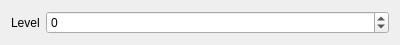
<?xml version="1.0" encoding="UTF-8"?>
<ui version="4.0">
 <class>DeeprapWidget</class>
 <widget class="QWidget" name="DeeprapWidget">
  <property name="geometry">
   <rect>
    <x>0</x>
    <y>0</y>
    <width>400</width>
    <height>41</height>
   </rect>
  </property>
  <property name="windowTitle">
   <string>Count tree depth</string>
  </property>
  <property name="windowIcon">
   <iconset theme="view-sort-ascending">
    <normaloff>.</normaloff>.</iconset>
  </property>
  <layout class="QFormLayout" name="formLayout">
   <property name="fieldGrowthPolicy">
    <enum>QFormLayout::AllNonFixedFieldsGrow</enum>
   </property>
   <property name="rowWrapPolicy">
    <enum>QFormLayout::WrapLongRows</enum>
   </property>
   <property name="labelAlignment">
    <set>Qt::AlignLeading|Qt::AlignLeft|Qt::AlignVCenter</set>
   </property>
   <property name="formAlignment">
    <set>Qt::AlignLeading|Qt::AlignLeft|Qt::AlignVCenter</set>
   </property>
   <item row="0" column="0">
    <widget class="QLabel" name="levelLabel">
     <property name="text">
      <string>Level</string>
     </property>
     <property name="buddy">
      <cstring>levelSpin</cstring>
     </property>
    </widget>
   </item>
   <item row="0" column="1">
    <widget class="QSpinBox" name="levelSpin">
     <property name="specialValueText">
      <string>Root</string>
     </property>
     <property name="minimum">
      <number>-1</number>
     </property>
     <property name="maximum">
      <number>99</number>
     </property>
     <property name="value">
      <number>0</number>
     </property>
    </widget>
   </item>
  </layout>
 </widget>
 <resources/>
 <connections/>
</ui>
